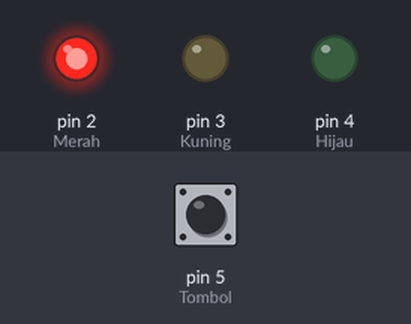
The sketch below on a simulated Arduino Uno, built with avr-gcc and run on an emulated ATmega328P. Parts: output pins drawn as LEDs (lit = HIGH). Dashed ring = blinking. Inputs (shaded band) come from the test bench; at power-on: pin 5 (Tombol) LOW.

Above: at 0.1 s.
At 1.2 s:
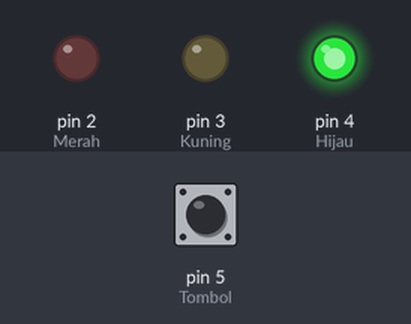
1.3 s: pin 5 (Tombol) pulled HIGH for 0.15 s
At 1.7 s:
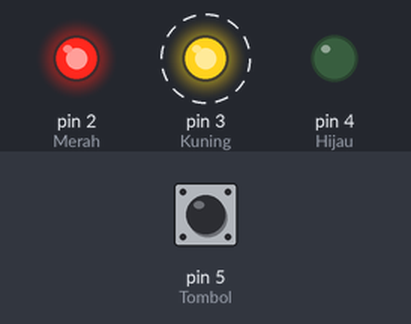
Timing chart, 0 to 11.8 s (numbered marks = the images above; inputs shaded):
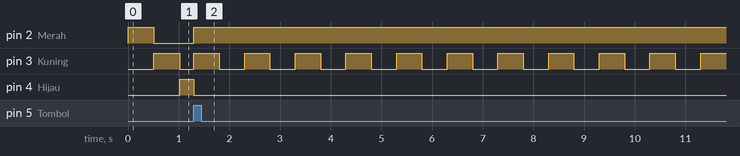

Measured:
- after the input at 1.3 s, pin 3 (Kuning): alternates HIGH for 0.50 s and LOW for 0.50 s, starting at once

The sketch:

Traffic_Light_Potensio.ino
```cpp
void setup() {
  // put your setup code here, to run once:
  // PIN
  pinMode(2, OUTPUT); // Merah
  pinMode(3, OUTPUT); // Kuning
  pinMode(4, OUTPUT); // Hijau

  pinMode(5, INPUT); // Tombol
}

void cekTombol(){
  int tombol;
  tombol = digitalRead(5); // Baca input tombol di pin 5
  if (tombol == HIGH){
    digitalWrite(2, HIGH);
    digitalWrite(4, LOW);

    for (int i = 0; i <= 20; i++){
      digitalWrite(3, HIGH);
      delay(500);
      digitalWrite(3, LOW);
      delay(500);
    }
  }
}

void loop() {
  // put your main code here, to run repeatedly:
  int potentio = analogRead(A0);

  for (uint32_t tStart = millis(); (millis()-tStart) < potentio;){
    digitalWrite(2, HIGH);
    digitalWrite(3, LOW);
    digitalWrite(4, LOW);
    cekTombol();
  }

  for (uint32_t tStart = millis(); (millis()-tStart) < potentio;){
    digitalWrite(2, LOW);
    digitalWrite(3, HIGH);
    digitalWrite(4, LOW);
    cekTombol();
  }

  for (uint32_t tStart = millis(); (millis()-tStart) < potentio;){
    digitalWrite(2, LOW);
    digitalWrite(3, LOW);
    digitalWrite(4, HIGH);
    cekTombol();
  }

}
```
